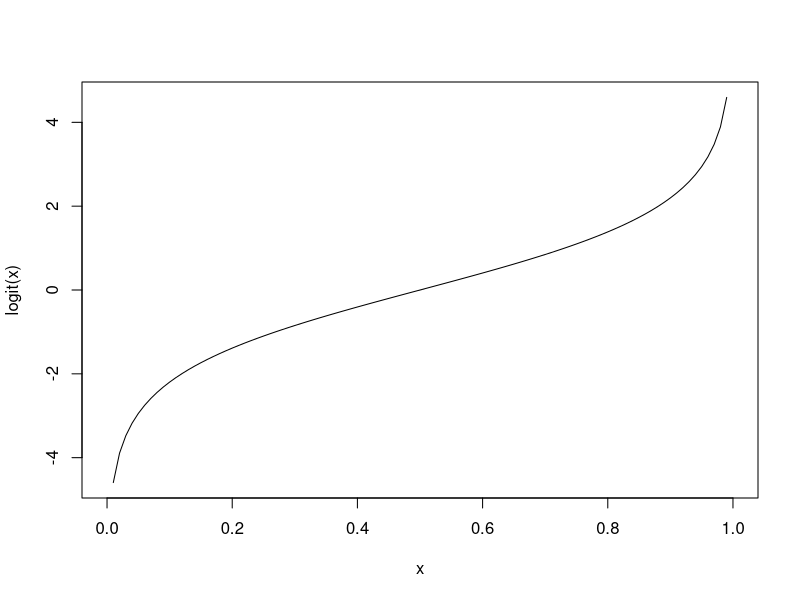
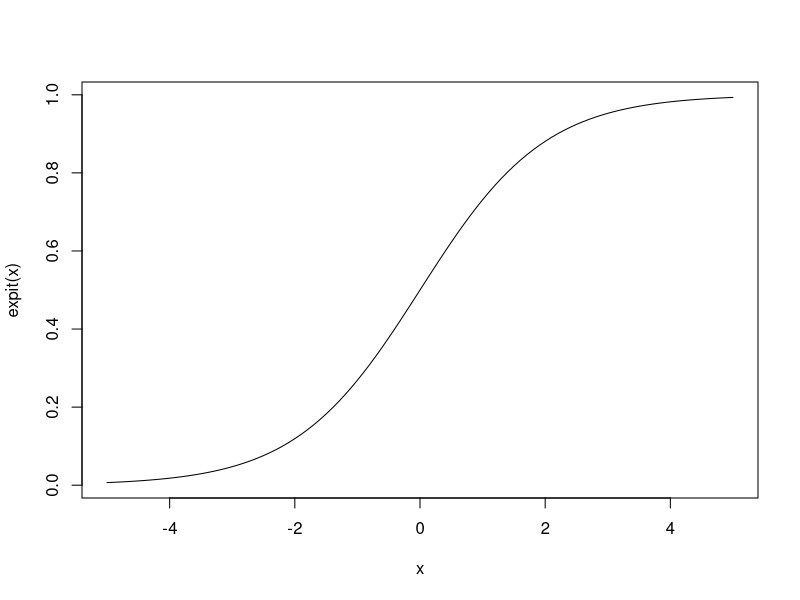

Write R code to recreate these figures, in order.
## ---- chunk 1
plot(\(x) log(x/(1-x)), ylab = "logit(x)")
## ---- chunk 2
prob <- 0.2
log(prob / (1 - prob))
## ---- chunk 3
qlogis(prob)
## ---- chunk 4
plot(\(x) exp(x)/(1+exp(x)), ylab = "expit(x)", xlim = c(-5, 5))
## ---- chunk 5
logit <- 0.3
exp(logit) / (1 + exp(logit))
## ---- chunk 6
plogis(logit)
